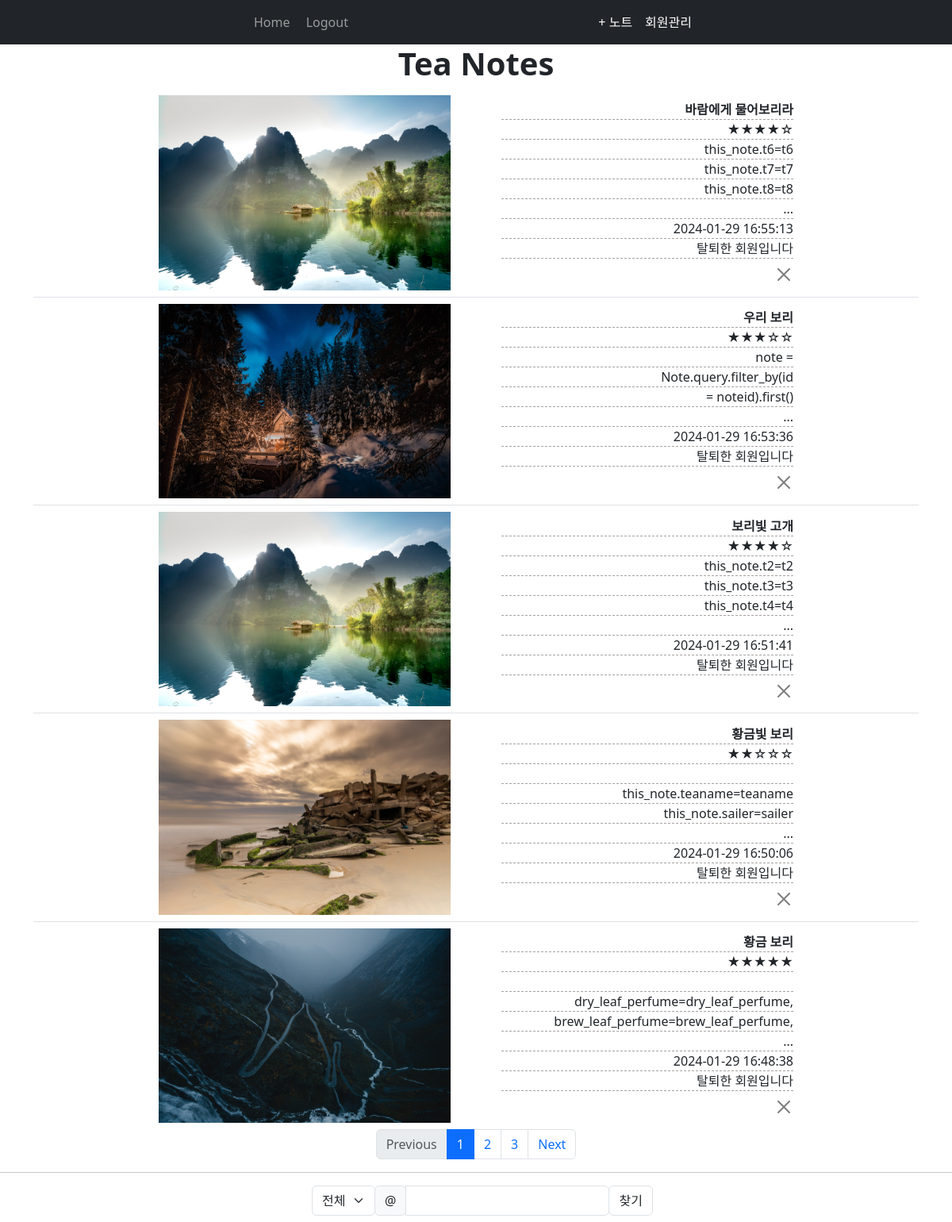
Page / (signed in) on the earlier database version.
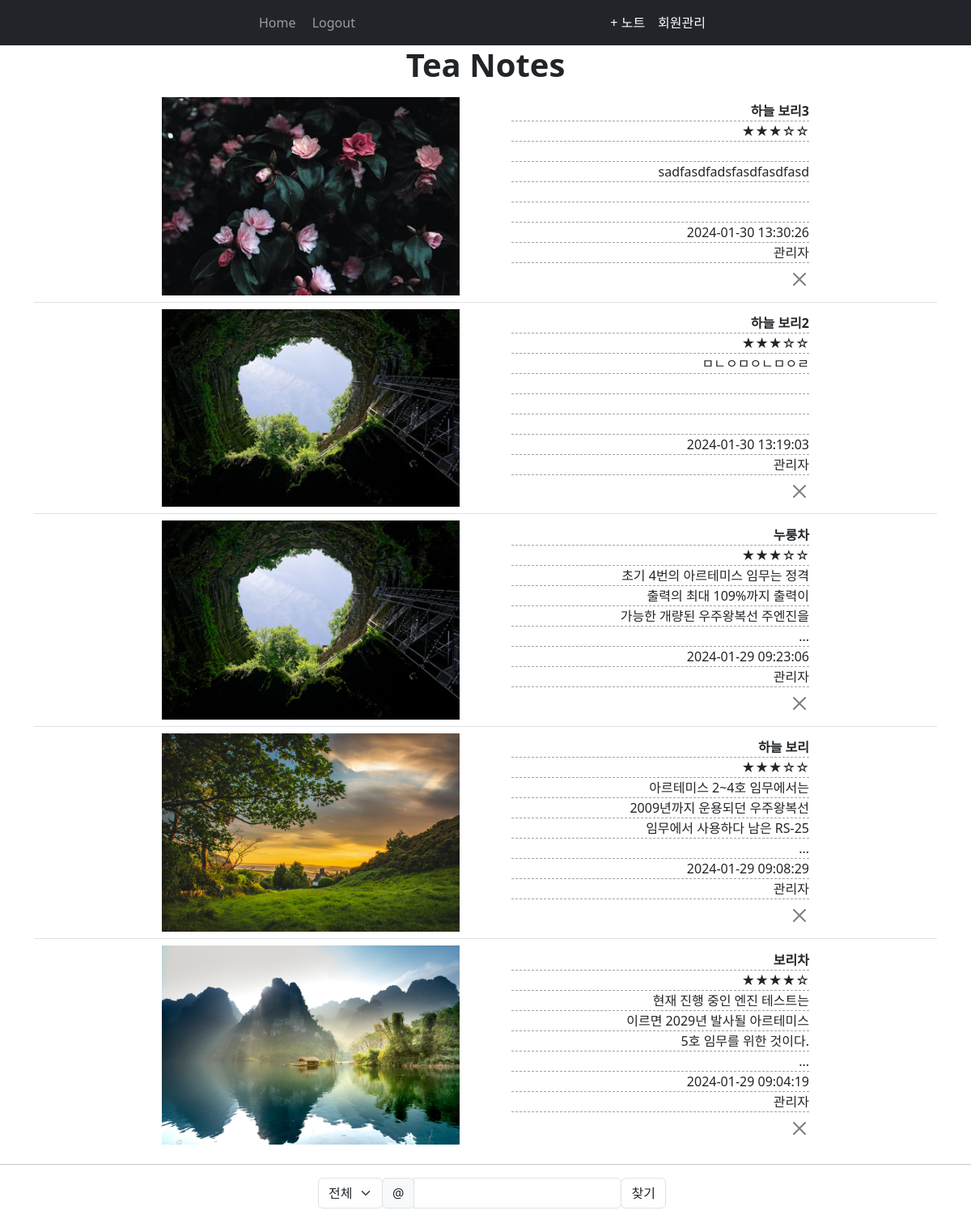
Same page on the later database version.
### website/models.py (models this page shows)
class Note(db.Model):
    id = db.Column(db.Integer, primary_key=True)  # ID
    teaname = db.Column(db.String(150), nullable=False)           # 차이름
    sailer = db.Column(db.String(150))           # 판매처
    country = db.Column(db.String(150))           # 원산지
    type_of_tea = db.Column(db.String(150))      # 차 종류: 백차, 황차, 녹차, ...
    tea_quantity = db.Column(db.Integer)          # 무게
    tea_temprature = db.Column(db.Integer)        # 온도
    tea_brew_time = db.Column(db.Integer)         # 시간
    grade = db.Column(db.Integer)  # 평점
    dry_leaf_appearence = db.Column(db.String(5000), nullable=True)  # 마른 잎 외형
    brew_leaf_appearence = db.Column(db.String(5000), nullable=True) # 우린 잎 외형
    dry_leaf_perfume = db.Column(db.String(5000), nullable=True)     # 마른 잎 향
    brew_leaf_perfume = db.Column(db.String(5000), nullable=True)    # 우린 잎 향
    strength_of_taste = db.Column(db.Integer)            # 맛의 강도
    t1 = db.Column(db.Integer)
    t2 = db.Column(db.Integer)
    t3 = db.Column(db.Integer)
    t4 = db.Column(db.Integer)
    t5 = db.Column(db.Integer)
    t6 = db.Column(db.Integer)
    t7 = db.Column(db.Integer)
    t8 = db.Column(db.Integer)
    t9 = db.Column(db.Integer)
    t10 = db.Column(db.Integer)
    t11 = db.Column(db.Integer)
    t12 = db.Column(db.Integer)
    strength_of_perfume = db.Column(db.Integer)
    p1 = db.Column(db.Integer)
    p2 = db.Column(db.Integer)
    p3 = db.Column(db.Integer)
    p4 = db.Column(db.Integer)
    p5 = db.Column(db.Integer)
    p6 = db.Column(db.Integer)
    p7 = db.Column(db.Integer)
    p8 = db.Column(db.Integer)
    p9 = db.Column(db.Integer)
    p10 = db.Column(db.Integer)
    p11 = db.Column(db.Integer)
    p12 = db.Column(db.Integer)
    leaf_color = db.Column(db.String(100), nullable=True) # 수색
    transparency = db.Column(db.Integer)   # 투명도
    finish = db.Column(db.Integer)   # 피니쉬
    note = db.Column(db.String(10000), nullable=True)   # 총평
    brief_note1 = db.Column(db.String(50))
    brief_note2 = db.Column(db.String(50))
    brief_note3 = db.Column(db.String(50))
    brief_note4 = db.Column(db.String(50))
    image = db.Column(db.String(150))    # 사진
    date = db.Column(db.DateTime(timezone=True), default=func.current_timestamp()) # 기록날짜
    user_id = db.Column(db.Integer, db.ForeignKey('user.id'))        # 사용자 id

class User(db.Model, UserMixin):
    id = db.Column(db.Integer, primary_key=True)
    email = db.Column(db.String(150), unique=True)
    password = db.Column(db.String(150))
    pen_name = db.Column(db.String(150), unique=True)
    tier = db.Column(db.Integer)
    notes = db.relationship('Note')

### website/views.py (the view)
@views.route('/', methods=['GET', 'POST'])
@views.route('/<filter_type>/<filter_content>', methods=["GET", "POST"])
@login_required
def home(filter_type="전체", filter_content="전체"):
    page = request.args.get('page')
    if not page:
        page = 1
    if request.method =="POST":
        filter_type, filter_content = request.form.get('filter-type'), request.form.get('filter-content')
        page = 1
    notes= filtered_notes(filter_type, filter_content)
    if request.method =="POST":
        return redirect(url_for('views.home', filter_type=filter_type, filter_content=filter_content))
    else:
        return render_template('home.html', filter_type=filter_type, filter_content=filter_content, notes=notes, user=current_user, users=User, page=page)

### website/__init__.py (called while the page is built)
def create_app():
    app = Flask(__name__)
    app.config['SECRET_KEY'] = 'Genius_is_1_inspiration_and_99_perspiration'
    app.config['SQLALCHEMY_DATABASE_URI'] = f'sqlite:///{DB_NAME}'
    app.config['UPLOAD_FOLDER'] = UPLOAD_FOLDER
    app.config['PERMANENT_SESSION_LIFETIME'] = timedelta(minutes=5)
    db.init_app(app)
    from .views import views
    from .auth import auth
    app.register_blueprint(views, url_prefix='/')
    app.register_blueprint(auth, url_prefix='/')
    from .models import User, Note
    with app.app_context():
        db.create_all()
    login_manager = LoginManager()
    login_manager.login_view = 'auth.login'
    login_manager.init_app(app)
    @login_manager.user_loader
    def load_user(id):
        return User.query.get(int(id))
    return app

### website/templates/home.html (shortened to what this page needs)
{% extends "base.html" %} {% block title %}Home{% endblock %}
{% block content %}
<h1 class="page-title">Tea Notes</h1>
<ul class="list-group list-group-flush" id="notes">
  {% set cur_page = page|int %}
  {% set NOTE_IN_PAGE = 5 %}
  {% for note in notes[::-1][NOTE_IN_PAGE*(cur_page-1): NOTE_IN_PAGE*cur_page] %}
  <li class="list-group-item">
    <div class="d-flex flex-wrap align-items-center justify-content-center hd-highlight" style="gap:4rem;">
      <div class="bd-highlight">
        <a href="{{ url_for('views.show_note', noteid=note.id) }}">
          <img class="tea-image" src= "{{ url_for('static', filename= 'upload-images/') + note.image }}" />
        </a>
      </div>
      <div class="bd-highlight">
        <div class="note-content"><span class="tea-name">{{ note.teaname }}</span></div>
        <div class="note-content"><span>{{ '★' * note.grade }}</span><span>{{ '☆' * (5 - note.grade) }}</span></div>
        <div class="note-content">&nbsp;{{ note.brief_note1 }}</div>
        <div class="note-content">&nbsp;{{ note.brief_note2 }}</div>
        <div class="note-content">&nbsp;{{ note.brief_note3 }}</div>
        <div class="note-content">&nbsp;{{ note.brief_note4 }}</div>
        <div class="note-content">{{ note.date }}</div>
        {% set writer = users.query.filter_by(id=note.user_id).first().pen_name %}
        <div class="note-content">{{ writer if writer else "탈퇴한 회원입니다" }} </div>
        <div class="float-end mt-2">
          {% if (note.user_id == user.id) or (user.tier == 1) %}
          <button type="button" class="btn-close" onClick="deleteNote({{ note.id }})">
          </button>
          {% endif %}
        </div>
      </div>
    </div>
  </li>
  {% endfor %}
</ul>
{% endblock %}
{% block foot %}
  {% set NOTE_IN_PAGE = 5 %}
  {% set cur_page = page|int %}
  {% set NOTE_COUNT = notes|count %}
  {% set TOTAL_PAGES= ((NOTE_COUNT-1) // NOTE_IN_PAGE) + 1 %}
  {% if filter_type == "전체" %}
    {% set PAGE_URL = url_for('views.home')  %}
  {% else %}
  {% set PAGE_URL = url_for('views.home',filter_type=filter_type, filter_content=filter_content)  %}
  {% endif %}
  {% if TOTAL_PAGES > 3 %}
  <nav aria-label="...">
    <ul class="pagination justify-content-center">
      {% if cur_page == 1 %}
      <li class="page-item disabled"><a class="page-link" href="{{ PAGE_URL + '?page=' + (cur_page - 1)|string }}">Previous</a></li>
      <li class="page-item active" aria-current="page">
        <span class="page-link">
          1
        </span>
      </li>
      <li class="page-item"><a class="page-link" href="{{ PAGE_URL + '?page=2' }}">2</a></li>
      <li class="page-item"><a class="page-link" href="{{ PAGE_URL + '?page=3' }}">3</a></li>
      <li class="page-item"><a class="page-link" href="{{ PAGE_URL + '?page=' + (cur_page + 1)|string }}">Next</a></li>
      {% endif %}
  {% endif %}
    </ul>
  </nav>
  <hr></hr>
  <form method="POST" enctype="multipart/form-data">
    <div class="input-group justify-content-center mx-2">
      <div class="col-auto">
        <select class="form-select" name="filter-type" id="inputGroupSelect01" aria-label="Example select with button addon">
          {% set filter_types=["전체", "차명", "필명", "종류"] %}
          {% for filtertype in filter_types %}
          {% if filter_type == filtertype %}
            <option selected value="{{ filtertype }}">{{ filtertype }}</option>
          {% else %}
            <option value="{{ filtertype }}">{{ filtertype }}</option>
          {% endif %}{% endfor %}
        </select>
      </div>
      <div class="col-auto">
        <div class="input-group mb-2">
          <div class="input-group-prepend">
            <div class="input-group-text">@</div>
          </div>
          <input type="text" class="form-control" name="filter-content" id="inlineFormInputGroup" value="{{ '' if filter_type=='전체' else filter_content }}">
        </div>
      </div>
      <div class="col-auto">
        <button type="submit" class="btn btn-white border mb-2">찾기</button>
      </div>
    </div>
  </form>
{% endblock %}

Differences in the rows shown:
removed Note: image (picture), teaname "바람에게 물어보리라", grade "★★★★", grade "☆", brief_note1 "this_note.t6=t6", brief_note2 "this_note.t7=t7", brief_note3 "this_note.t8=t8", brief_note4 "...", date "2024-01-29 16:55:13", writer "탈퇴한 회원입니다"
removed Note: image (picture), teaname "우리 보리", grade "★★★", grade "☆☆", brief_note1 "note =", brief_note2 "Note.query.filter_by(id", brief_note3 "= noteid).first()", brief_note4 "...", date "2024-01-29 16:53:36", writer "탈퇴한 회원입니다"
removed Note: image (picture), teaname "보리빛 고개", grade "★★★★", grade "☆", brief_note1 "this_note.t2=t2", brief_note2 "this_note.t3=t3", brief_note3 "this_note.t4=t4", brief_note4 "...", date "2024-01-29 16:51:41", writer "탈퇴한 회원입니다"
removed Note: image (picture), teaname "황금빛 보리", grade "★★", grade "☆☆☆", brief_note2 "this_note.teaname=teaname", brief_note3 "this_note.sailer=sailer", brief_note4 "...", date "2024-01-29 16:50:06", writer "탈퇴한 회원입니다"
removed Note: image (picture), teaname "황금 보리", grade "★★★★★", brief_note2 "dry_leaf_perfume=dry_leaf_perfume,", brief_note3 "brew_leaf_perfume=brew_leaf_perfume,", brief_note4 "...", date "2024-01-29 16:48:38", writer "탈퇴한 회원입니다"
now on this page (row edited): Note: image (picture), teaname "하늘 보리3", grade "★★★", grade "☆☆", brief_note2 "sadfasdfadsfasdfasdfasd", date "2024-01-30 13:30:26"
now on this page (row unchanged): User: pen_name "관리자"
now on this page (row edited): Note: image (picture), teaname "하늘 보리2", grade "★★★", grade "☆☆", brief_note1 "ㅁㄴㅇㅁㅇㄴㅁㅇㄹ", date "2024-01-30 13:19:03"
now on this page (row unchanged): Note: image (picture), teaname "누룽차", grade "★★★", grade "☆☆", brief_note1 "초기 4번의 아르테미스 임무는 정격", brief_note2 "출력의 최대 109%까지 출력이", brief_note3 "가능한 개량된 우주왕복선 주엔진을", brief_note4 "...", date "2024-01-29 09:23:06"
now on this page (row unchanged): Note: image (picture), teaname "하늘 보리", grade "★★★", grade "☆☆", brief_note1 "아르테미스 2~4호 임무에서는", brief_note2 "2009년까지 운용되던 우주왕복선", brief_note3 "임무에서 사용하다 남은 RS-25", brief_note4 "...", date "2024-01-29 09:08:29"
now on this page (row unchanged): Note: image (picture), teaname "보리차", grade "★★★★", grade "☆", brief_note1 "현재 진행 중인 엔진 테스트는", brief_note2 "이르면 2029년 발사될 아르테미스", brief_note3 "5호 임무를 위한 것이다.", brief_note4 "...", date "2024-01-29 09:04:19"
Other differences:
text no longer shown: "Previous 1 2 3 Next"
